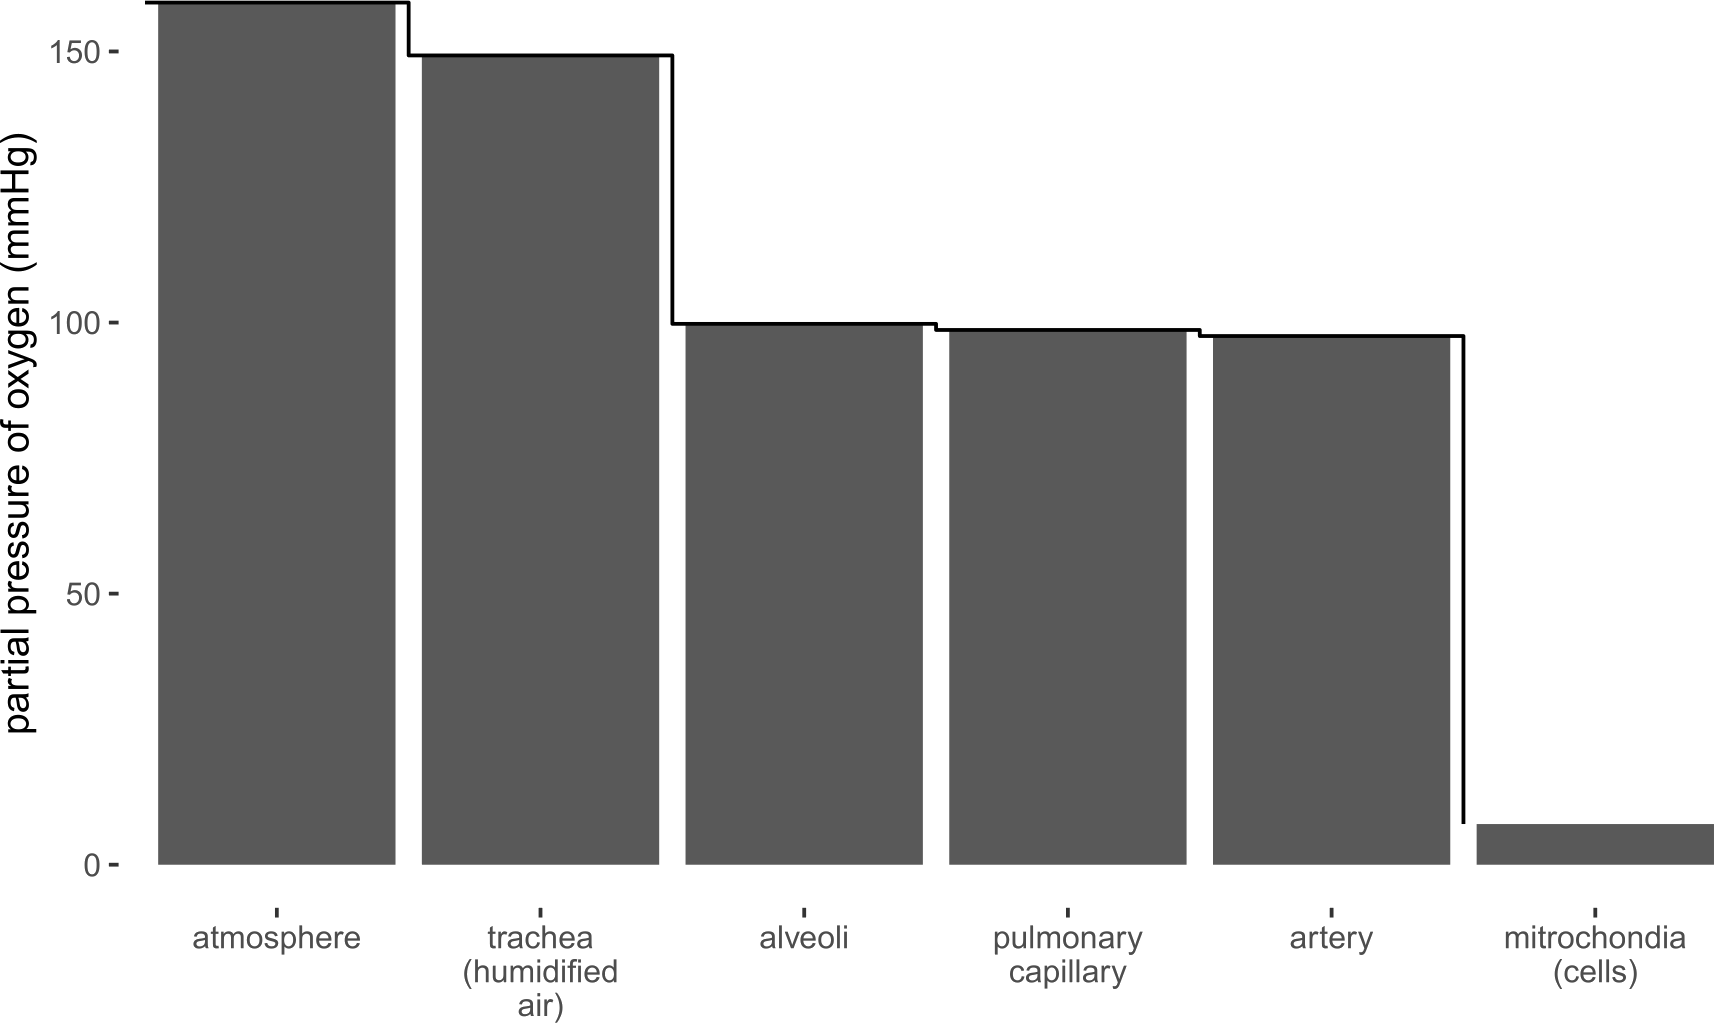

This figure's R source:
#' ---
#' title: 'title'
#' author: 'Mark Butlin'
#' ---

# Clear workspace
graphics.off() # Clear all graphics
# Load required libraries
library(readr)    # faster data frame reading format
library(tidyr)    # for data frame manipulation
library(stringr)
## Libraries for ggplot2 plotting
library(ggplot2)  # general plotting library
library(ggthemes) # contains ideal minimal theme (see below, tufte)
library(cowplot)  # better format plots for publications
library(ggsci)    # for colour pallettes, pal_jama particularly nice
library(plotly)   # interactive plots
theme_set(theme_tufte(base_family = "sans"))

setwd('C:/Users/MQ20073221/OneDrive - Macquarie University/learning and teaching/2019/MEDI211/Lectures/images')

# Load data
##p in kPa
d <- data.frame(
  group = c('a', 'a','a','a','a','a'),#'a'),
  location = c('atmosphere', 'trachea\n(humidified\nair)', 'alveoli', 'pulmonary\ncapillary', 'artery', 'mitrochondia\n(cells)'),# 'vein'),
  p = c(21.2, 19.9, 13.3, 13.15, 13.0, 1.0)#, 6.3)
)
d$location <- ordered(d$location, levels = c('atmosphere', 'trachea\n(humidified\nair)', 'alveoli', 'pulmonary\ncapillary', 'artery', 'mitrochondia\n(cells)', 'vein'))
## p in mmHg
d$p <- d$p * 7.500638

p <- ggplot(d, aes(x = location, y = p, group = group))
p <- p + geom_col()
p <- p + geom_step(position = position_nudge(x = -0.5))
# p <- p + stat_summary(fun.y='mean', geom="line")
p <- p + labs(x = "", y = "partial pressure of oxygen (mmHg)")
ggsave(file = "oxygen_cascade.pdf", p, width = 7, height = 4.5)
